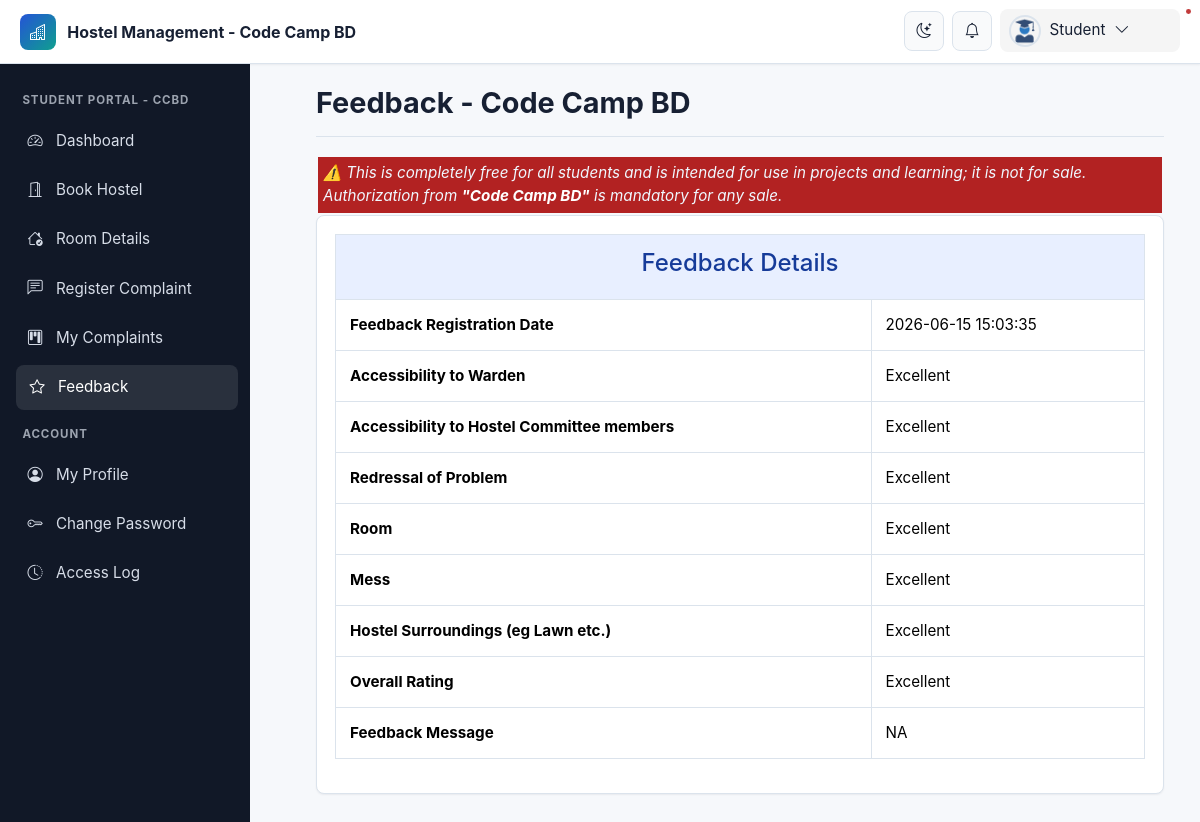
Screenshot of /feedback.php (signed in) with the database file from the repository.
### tables this page shows
CREATE TABLE `feedback` (
  `id` int(11) NOT NULL,
  `AccessibilityWarden` varchar(255) DEFAULT NULL,
  `AccessibilityMember` varchar(255) DEFAULT NULL,
  `RedressalProblem` varchar(255) DEFAULT NULL,
  `Room` varchar(255) DEFAULT NULL,
  `Mess` varchar(255) DEFAULT NULL,
  `HostelSurroundings` varchar(255) DEFAULT NULL,
  `OverallRating` varchar(255) DEFAULT NULL,
  `FeedbackMessage` varchar(255) DEFAULT NULL,
  `userId` int(11) DEFAULT NULL,
  `postinDate` timestamp NULL DEFAULT current_timestamp()
);

### feedback.php (the view, shortened to what this page needs)
<?php
include('includes/config.php');
$aid=$_SESSION['id'];
?>
<!doctype html>
<html lang="en" class="no-js">
<head>
	<link rel="stylesheet" href="css/font-awesome.min.css">
		<link rel="stylesheet" href="https://cdn.jsdelivr.net/npm/bootstrap-icons@1.11.3/font/bootstrap-icons.css">
<link rel="stylesheet" href="https://cdn.jsdelivr.net/npm/bootstrap@5.3.3/dist/css/bootstrap.min.css">
	<link rel="stylesheet" href="css/dataTables.bootstrap.min.css">
	<link rel="stylesheet" href="css/bootstrap-social.css">
	<link rel="stylesheet" href="css/bootstrap-select.css">
	<link rel="stylesheet" href="css/fileinput.min.css">
	<link rel="stylesheet" href="css/awesome-bootstrap-checkbox.css">
	<link rel="stylesheet" href="css/style.css">
	<link rel="stylesheet" href="css/modern-ui.css">
</head>
<body>
	<?php include('includes/header.php');?>
	<div class="ts-main-content">
		<?php include('includes/sidebar.php');?>
		<div class="content-wrapper">
			<div class="container-fluid">
				<div class="row">
					<div class="col-md-12">
						<h2 class="page-title">Feedback - Code Camp BD </h2>
								<div class="" style="background-color: firebrick; padding: 5px;margin: 2px;}">
									<i>
										<marquee behavior="scroll" direction="left" onmouseover="this.stop();" onmouseout="this.start();" style="color: aliceblue;" >
											⚠️ This is completely free for all students and is intended for use in projects and learning; it is not for sale. Authorization from  <a style="color:white;font-weight: bold;" href="https://www.youtube.com/@codecampbdofficial/" target="_blank" rel="noopener noreferrer">"Code Camp BD"</a>  is mandatory for any sale.
										</marquee>
									</i>
								</div>
						<div class="row">
							<div class="col-md-12">
								<div class="panel panel-primary">
<div class="panel-body">
								<?php
$uid=$_SESSION['login'];
$stmt=$mysqli->prepare("SELECT emailid FROM registration WHERE emailid=? || regno=? ");
$stmt->bind_param('ss',$uid,$uid);
$stmt->execute();
$stmt -> bind_result($email);
$rs=$stmt->fetch();
if($rs)
{
$ret=$mysqli->prepare("SELECT id FROM feedback WHERE userId=? ");
$ret->bind_param('i',$aid);
$ret->execute();
$ret->bind_result($count);
if($count>0)
{
$ret="SELECT * FROM feedback WHERE userId=? ";
$stmt= $mysqli->prepare($ret);
$stmt->bind_param('i',$aid);
$stmt->execute() ;
$res=$stmt->get_result();
while($row=$res->fetch_object())
	  { ?>
		<table id="zctb" class="table table-bordered " cellspacing="0" width="100%" border="1">
<tr>
<td colspan="6" class="table-section-title"><h4>Feedback Details</h4></td>
</tr>
<tr>
<th>Feedback Registration Date</th>
<td><?php echo $row->postinDate;?></td>
</tr>
<tr>
<th>Accessibility to Warden </th>
<td><?php echo $row->AccessibilityWarden;?></td>
</tr>
<tr>
<th>Accessibility to Hostel Committee members </th>
<td><?php echo $row->AccessibilityMember;?></td>
</tr>
<tr>
<th>Redressal of Problem </th>
<td><?php echo $row->RedressalProblem;?></td>
</tr>
<tr>
<th>Room </th>
<td><?php echo $row->Room;?></td>
</tr>
<tr>
<th>Mess </th>
<td><?php echo $row->Mess;?></td>
</tr>
<tr>
<th>Hostel Surroundings (eg Lawn etc.) </th>
<td><?php echo $row->HostelSurroundings;?></td>
</tr>
<tr>
<th>Overall Rating </th>
<td><?php echo $row->OverallRating;?></td>
</tr>
<tr>
<th>Feedback Message</th>
<td><?php echo $row->FeedbackMessage;?></td>
</tr>
</table>
<?php }
}} else {?>
	<div>You are not eligible for Feedback. Once you book the hostel, you will be eligible for feedback.</div>
<?php }?>
									</div>
									</div>
								</div>
							</div>
						</div>
							</div>
						</div>
					</div>
				</div>
</body>
</html>

### css/style.css (style rules this page uses)
html { font-size: 14px; }
@media only screen and (min-width: 480px) { html { font-size: 17px; } }
@media only screen and (min-width: 768px) { html { font-size: 14px; } }
body { font-size: 1em; }
a { color: #37a6c4; }
.panel { overflow: hidden; }
.page-title { padding-bottom: 15px; margin-bottom: 20px; border-bottom: 1px solid #f0f0f0; }
.ts-main-content .content-wrapper { padding-top: 15px; margin-top: 20px; }
@media only screen and (min-width: 992px) { .ts-main-content .content-wrapper { margin-left: 250px; } }

### css/modern-ui.css (style rules this page uses)
:root { color-scheme: light; --hms-bg: #f6f8fb; --hms-surface: #ffffff; --hms-surface-soft: #f9fafb; --hms-border: #dbe3ec; --hms-text: #172033; --hms-muted: #637083; --hms-primary: #2454d6; --hms-primary-dark: #163b99; --hms-primary-soft: #e8efff; --hms-accent: #0f9f8f; --hms-success: #16855f; --hms-warning: #b76b00; --hms-danger: #c23b3b; --hms-info: #1477a5; --hms-sidebar: #111827; --hms-sidebar-muted: #9ca3af; --hms-shadow-sm: 0 1px 2px rgba(16, 24, 40, .06); --hms-shadow: 0 14px 34px rgba(16, 24, 40, .10); --hms-radius: 8px; --hms-header-height: 64px; --hms-sidebar-width: 280px; }
* { box-sizing: border-box; }
html { font-size: 16px; }
body { min-height: 100vh; margin: 0; background: var(--hms-bg); color: var(--hms-text); font-family: Inter, ui-sans-serif, system-ui, -apple-system, BlinkMacSystemFont, "Segoe UI", sans-serif; font-size: .95rem; line-height: 1.5; letter-spacing: 0; }
a { color: var(--hms-primary); text-decoration: none; }
.ts-main-content .content-wrapper { min-height: 100vh; margin-top: 0; padding: calc(var(--hms-header-height) + 1rem) 1rem 2rem; transition: margin-left .24s ease; }
.container-fluid { max-width: 1480px; }
.page-title { display: flex; align-items: center; justify-content: space-between; gap: 1rem; margin: 0 0 1.25rem !important; padding: 0 0 1rem; color: var(--hms-text); border-bottom: 1px solid var(--hms-border); font-size: clamp(1.45rem, 2.4vw, 2rem); font-weight: 750; letter-spacing: 0; }
.panel, .well { margin-bottom: 1.25rem; overflow: hidden; background: var(--hms-surface); border: 1px solid var(--hms-border); border-radius: var(--hms-radius); box-shadow: var(--hms-shadow-sm); }
.panel-body { padding: 1.15rem; }
.table, table { width: 100%; color: var(--hms-text); vertical-align: middle; }
.table > :not(caption) > * > * { padding: .85rem; background: transparent; border-bottom-color: var(--hms-border); }
.table tbody tr { transition: background .18s ease; }
.table-bordered, .table-bordered > :not(caption) > * { border-color: var(--hms-border); }
.table-section-title { color: var(--hms-primary-dark) !important; text-align: center; background: var(--hms-primary-soft) !important; font-weight: 800; }
@media (min-width: 992px) { .ts-main-content .content-wrapper { margin-left: var(--hms-sidebar-width); padding: calc(var(--hms-header-height) + 1.35rem) 1.5rem 2.5rem; } }

### rows the page displays
feedback: postinDate "2026-06-15 15:03:35", AccessibilityWarden "Excellent", AccessibilityMember "Excellent", RedressalProblem "Excellent", Room "Excellent", Mess "Excellent", HostelSurroundings "Excellent", OverallRating "Excellent", FeedbackMessage "NA"
